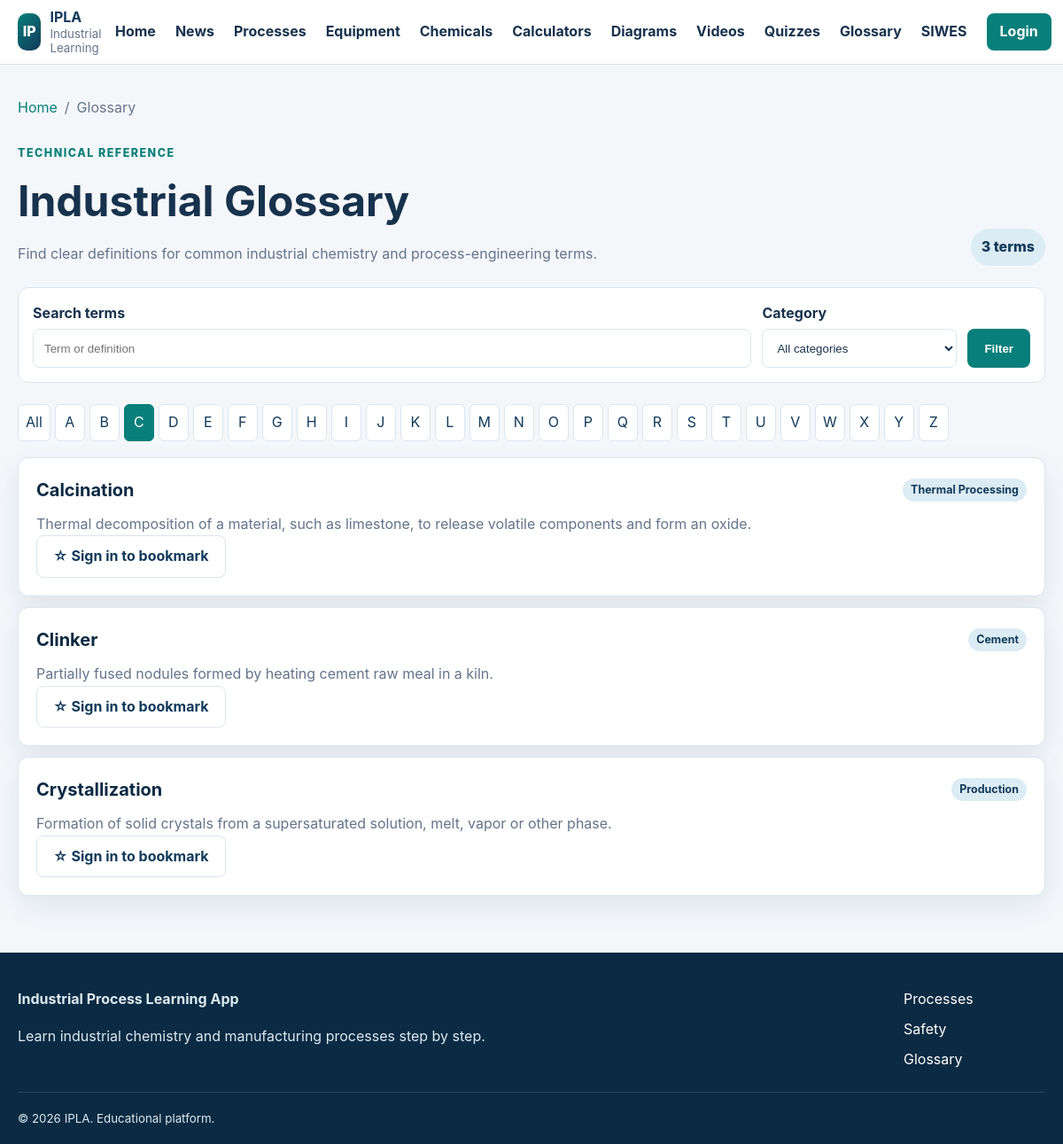
The app's page /leaning production/glossary/index.php?letter=C with its own data.
### tables this page shows
CREATE TABLE glossary (
    id BIGINT UNSIGNED AUTO_INCREMENT PRIMARY KEY,
    term VARCHAR(180) NOT NULL UNIQUE,
    definition TEXT NOT NULL,
    category VARCHAR(100) NULL,
    created_at TIMESTAMP NOT NULL DEFAULT CURRENT_TIMESTAMP,
    updated_at TIMESTAMP NOT NULL DEFAULT CURRENT_TIMESTAMP ON UPDATE CURRENT_TIMESTAMP
);

### leaning production/config/functions.php (called while the page is built, shortened)
<?php
function e(?string $value): string
{
    return htmlspecialchars($value ?? '', ENT_QUOTES | ENT_SUBSTITUTE, 'UTF-8');
}
function url(string $path = ''): string
{
    $path = '/' . ltrim($path, '/');
    return IPLA_BASE_URL === '' ? $path : IPLA_BASE_URL . $path;
}
function is_logged_in(): bool
{
    return isset($_SESSION['user']);
}
function slugify(string $value): string
{
    $value = strtolower(trim($value));
    $value = iconv('UTF-8', 'ASCII//TRANSLIT//IGNORE', $value);
    $value = preg_replace('/[^a-z0-9]+/', '-', $value ?? '');
    return trim($value ?? '', '-');
}

### leaning production/glossary/index.php (the view, shortened to what this page needs)
<?php
require_once dirname(__DIR__) . '/config/database.php';
require_once dirname(__DIR__) . '/config/functions.php';
$query = trim((string) ($_GET['q'] ?? ''));
$category = trim((string) ($_GET['category'] ?? ''));
$letter = strtoupper(trim((string) ($_GET['letter'] ?? '')));
$letter = strlen($letter) === 1 && ctype_alpha($letter) ? $letter : '';
$sql = 'SELECT * FROM glossary WHERE 1=1';
$parameters = [];
if ($letter !== '') {
    $sql .= ' AND term LIKE ?';
    $parameters[] = $letter . '%';
}
$sql .= ' ORDER BY term ASC';
$statement = $pdo->prepare($sql);
$statement->execute($parameters);
$terms = $statement->fetchAll();
require dirname(__DIR__) . '/includes/header.php';
?>
<main id="main-content" class="container module-page">
    <nav class="breadcrumbs" aria-label="Breadcrumb">
        <a href="<?= e(url('/index.php')) ?>">Home</a><span aria-hidden="true">/</span>
        <span>Glossary</span>
    </nav>
    <header class="module-heading">
        <div>
            <span class="section-kicker">Technical reference</span>
            <h1>Industrial Glossary</h1>
            <p>Find clear definitions for common industrial chemistry and process-engineering terms.</p>
        </div>
        <span class="module-count"><?= count($terms) ?> term<?= count($terms) === 1 ? '' : 's' ?></span>
    </header>
    <form class="process-filter glossary-filter" method="get" action="<?= e(url('/glossary/index.php')) ?>">
        <div>
            <label for="glossary-search">Search terms</label>
            <input class="form-control" id="glossary-search" name="q" type="search"
                   value="<?= e($query) ?>" placeholder="Term or definition">
        </div>
        <div>
            <label for="glossary-category">Category</label>
            <select class="form-control" id="glossary-category" name="category">
                <option value="">All categories</option>
            </select>
        </div>
        <button class="button button-primary" type="submit">Filter</button>
    </form>
    <nav class="alphabet-filter" aria-label="Glossary letters">
        <a class="<?= $letter === '' ? 'active' : '' ?>" href="<?= e(url('/glossary/index.php' . ($category !== '' ? '?category=' . urlencode($category) : '') . ($query !== '' ? ($category !== '' ? '&' : '?') . 'q=' . urlencode($query) : ''))) ?>">All</a>
        <?php foreach (range('A','Z') as $alphabetLetter): ?>
            <?php
            $letterParams = [];
            $letterParams['letter'] = $alphabetLetter;
            ?>
            <a class="<?= $letter === $alphabetLetter ? 'active' : '' ?>" href="<?= e(url('/glossary/index.php?' . http_build_query($letterParams))) ?>"><?= $alphabetLetter ?></a>
        <?php endforeach; ?>
    </nav>
    <?php if ($terms): ?>
        <div class="glossary-list">
            <?php foreach ($terms as $term): ?>
                <article class="card glossary-card" id="<?= e(slugify($term['term'])) ?>">
                    <div class="card-body">
                        <div class="glossary-term-heading">
                            <h2><?= e($term['term']) ?></h2>
                            <?php if (!empty($term['category'])): ?><span class="badge"><?= e($term['category']) ?></span><?php endif; ?>
                        </div>
                        <p><?= nl2br(e($term['definition'])) ?></p>
                        <?php $bookmarkType='glossary'; $bookmarkId=(int)$term['id']; require dirname(__DIR__).'/includes/bookmark_button.php'; ?>
                    </div>
                </article>
            <?php endforeach; ?>
        </div>
    <?php endif; ?>
</main>
<?php require dirname(__DIR__) . '/includes/footer.php'; ?>

### leaning production/includes/bookmark_button.php (shortened to what this page needs)
<?php
$bookmarkType = (string) $bookmarkType;
$bookmarkId = (int) $bookmarkId;
$isBookmarked = false;
$returnUrl = $_SERVER['REQUEST_URI'] ?? '/';
?>
<?php if (is_logged_in()): ?>
    <form method="post" action="<?= e(url('/bookmarks/toggle.php')) ?>" class="bookmark-form">
        <?= csrf_field() ?>
        <input type="hidden" name="content_type" value="<?= e($bookmarkType) ?>">
        <input type="hidden" name="content_id" value="<?= e((string) $bookmarkId) ?>">
        <input type="hidden" name="return_url" value="<?= e($returnUrl) ?>">
        <button class="button <?= $isBookmarked ? 'button-secondary' : 'button-primary' ?>" type="submit">
            <?= $isBookmarked ? '★ Bookmarked' : '☆ Bookmark' ?>
        </button>
    </form>
<?php else: ?>
    <a class="button button-secondary" href="<?= e(url('/login.php')) ?>">☆ Sign in to bookmark</a>
<?php endif; ?>

### leaning production/assets/css/style.css (style rules this page uses)
:root { --navy: #123a5a; --navy-dark: #0b2a43; --teal: #087f7a; --orange: #e6a23c; --sky: #dcecf4; --ink: #17324d; --muted: #64748b; --surface: #ffffff; --background: #f4f7fa; --border: #dce5ec; --success: #1e7e34; --danger: #b42318; --shadow: 0 12px 32px rgba(18, 58, 90, 0.09); --radius: 12px; }
* { box-sizing: border-box; }
html { scroll-behavior: smooth; }
body { margin: 0; font-family: Inter, "Segoe UI", Arial, sans-serif; color: var(--ink); background: var(--background); line-height: 1.6; }
a { color: var(--teal); text-decoration: none; }
.container { width: min(1160px, calc(100% - 32px)); margin-inline: auto; }

### leaning production/assets/css/components.css (style rules this page uses)
.button { display: inline-flex; align-items: center; justify-content: center; min-height: 44px; padding: 10px 18px; border-radius: 8px; border: 1px solid transparent; font-weight: 750; cursor: pointer; }
.button-primary { color: white !important; background: var(--teal); }
.button-secondary { color: var(--navy) !important; border-color: var(--border); background: white; }
.card { border: 1px solid var(--border); border-radius: var(--radius); background: var(--surface); box-shadow: var(--shadow); }
.card-body { padding: 20px; }
.badge { display: inline-block; padding: 3px 9px; border-radius: 999px; color: var(--navy); background: var(--sky); font-size: .78rem; font-weight: 750; }
.form-control { width: 100%; min-height: 44px; padding: 9px 12px; border: 1px solid var(--border); border-radius: 8px; color: var(--ink); background: white; }
.hero-kicker, .section-kicker { text-transform: uppercase; letter-spacing: .12em; font-size: .78rem; font-weight: 800; }
.section-kicker { color: var(--teal); }
.breadcrumbs { display: flex; flex-wrap: wrap; gap: 8px; margin-bottom: 24px; color: var(--muted); }
.breadcrumbs a { color: var(--teal); }
.module-heading { display: flex; align-items: end; justify-content: space-between; gap: 20px; margin-bottom: 24px; }
.module-heading h1 { margin: 5px 0 8px; font-size: clamp(2rem, 4vw, 3rem); }
.module-heading p { margin: 0; color: var(--muted); }
.module-count { padding: 8px 12px; border-radius: 999px; color: var(--navy); background: var(--sky); font-weight: 800; white-space: nowrap; }
.process-filter { display: grid; grid-template-columns: minmax(0,1fr) 220px auto; align-items: end; gap: 12px; margin-bottom: 24px; padding: 16px; border: 1px solid var(--border); border-radius: var(--radius); background: white; }
.process-filter label { display: block; margin-bottom: 5px; font-weight: 750; }
.module-page { padding-top: 36px; }
.glossary-filter { grid-template-columns: minmax(0,1fr) 220px auto; }
.alphabet-filter { display: flex; flex-wrap: wrap; gap: 5px; margin-bottom: 18px; }
.alphabet-filter a { min-width: 34px; padding: 7px 8px; border: 1px solid var(--border); border-radius: 6px; text-align: center; color: var(--navy); background: white; }
.alphabet-filter a.active { border-color: var(--teal); color: white; background: var(--teal); }
.glossary-list { display: grid; gap: 12px; }
.glossary-card { scroll-margin-top: 96px; }
.glossary-term-heading { display: flex; align-items: center; justify-content: space-between; gap: 12px; }
.glossary-term-heading h2 { margin: 0; color: var(--navy-dark); font-size: 1.25rem; }
.glossary-card p { margin: 10px 0 0; color: var(--muted); }
.glossary-term-heading { display: flex; justify-content: space-between; align-items: center; gap: 12px; }

### records on screen
glossary: term "Calcination", category "Thermal Processing", definition "Thermal decomposition of a material, such as limestone, to release volatile components and form an oxide."
glossary: term "Clinker", category "Cement", definition "Partially fused nodules formed by heating cement raw meal in a kiln."
glossary: term "Crystallization", category "Production", definition "Formation of solid crystals from a supersaturated solution, melt, vapor or other phase."

### other values on screen
IPLA_APP_SHORT_NAME "IPLA"
count($terms) "3"
$alphabetLetter "A"
$alphabetLetter "B"
$alphabetLetter "C"
$alphabetLetter "D"
$alphabetLetter "E"
$alphabetLetter "F"
$alphabetLetter "G"
$alphabetLetter "H"
$alphabetLetter "I"
$alphabetLetter "J"
$alphabetLetter "K"
$alphabetLetter "L"
$alphabetLetter "M"
